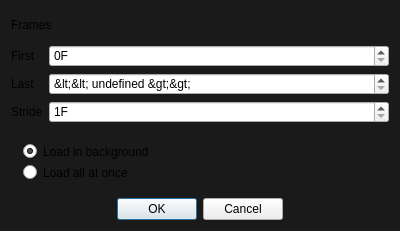
<?xml version="1.0" encoding="UTF-8"?>
<ui version="4.0">
 <class>ImportDialog</class>
 <widget class="QDialog" name="ImportDialog">
  <property name="geometry">
   <rect>
    <x>0</x>
    <y>0</y>
    <width>400</width>
    <height>231</height>
   </rect>
  </property>
  <property name="styleSheet">
   <string notr="true">QDialog {
	background: #1a1a1a;
	color: lightgrey;
}

QDialogButtonBox {
	dialogbuttonbox-buttons-have-icons: 0;
}
</string>
  </property>
  <layout class="QVBoxLayout" name="verticalLayout">
   <item>
    <widget class="QLabel" name="label">
     <property name="text">
      <string>Frames</string>
     </property>
     <property name="class" stdset="0">
      <string>section</string>
     </property>
    </widget>
   </item>
   <item>
    <layout class="QFormLayout" name="formLayout">
     <property name="labelAlignment">
      <set>Qt::AlignLeading|Qt::AlignLeft|Qt::AlignVCenter</set>
     </property>
     <property name="formAlignment">
      <set>Qt::AlignLeading|Qt::AlignLeft|Qt::AlignTop</set>
     </property>
     <property name="horizontalSpacing">
      <number>6</number>
     </property>
     <property name="verticalSpacing">
      <number>6</number>
     </property>
     <item row="0" column="0">
      <widget class="Label" name="label_2">
       <property name="text">
        <string>First</string>
       </property>
       <property name="class" stdset="0">
        <string>item</string>
       </property>
      </widget>
     </item>
     <item row="1" column="0">
      <widget class="Label" name="label_3">
       <property name="text">
        <string>Last</string>
       </property>
       <property name="class" stdset="0">
        <string>item</string>
       </property>
      </widget>
     </item>
     <item row="2" column="0">
      <widget class="Label" name="label_4">
       <property name="text">
        <string>Stride</string>
       </property>
       <property name="class" stdset="0">
        <string>item</string>
       </property>
      </widget>
     </item>
     <item row="0" column="1">
      <widget class="SpinBox" name="spinBox">
       <property name="suffix">
        <string>F</string>
       </property>
       <property name="minimum">
        <number>0</number>
       </property>
       <property name="maximum">
        <number>2147483647</number>
       </property>
      </widget>
     </item>
     <item row="1" column="1">
      <widget class="SpinBox" name="spinBox_2">
       <property name="specialValueText">
        <string>&lt;&lt; undefined &gt;&gt;</string>
       </property>
       <property name="suffix">
        <string>F</string>
       </property>
       <property name="minimum">
        <number>-1</number>
       </property>
       <property name="maximum">
        <number>2147483647</number>
       </property>
       <property name="value">
        <number>-1</number>
       </property>
      </widget>
     </item>
     <item row="2" column="1">
      <widget class="SpinBox" name="spinBox_3">
       <property name="suffix">
        <string>F</string>
       </property>
       <property name="minimum">
        <number>1</number>
       </property>
       <property name="maximum">
        <number>2147483647</number>
       </property>
      </widget>
     </item>
    </layout>
   </item>
   <item>
    <widget class="QGroupBox" name="groupBox">
     <property name="styleSheet">
      <string notr="true">border: none;</string>
     </property>
     <layout class="QVBoxLayout" name="verticalLayout_2">
      <item>
       <widget class="QRadioButton" name="radioButton">
        <property name="text">
         <string>Load in background</string>
        </property>
        <property name="checked">
         <bool>true</bool>
        </property>
       </widget>
      </item>
      <item>
       <widget class="QRadioButton" name="radioButton_2">
        <property name="text">
         <string>Load all at once</string>
        </property>
       </widget>
      </item>
     </layout>
    </widget>
   </item>
   <item>
    <widget class="QDialogButtonBox" name="buttonBox">
     <property name="orientation">
      <enum>Qt::Horizontal</enum>
     </property>
     <property name="standardButtons">
      <set>QDialogButtonBox::Cancel|QDialogButtonBox::Ok</set>
     </property>
     <property name="centerButtons">
      <bool>true</bool>
     </property>
    </widget>
   </item>
  </layout>
 </widget>
 <customwidgets>
  <customwidget>
   <class>Label</class>
   <extends>QLabel</extends>
   <header>label.h</header>
  </customwidget>
  <customwidget>
   <class>SpinBox</class>
   <extends>QSpinBox</extends>
   <header>spinbox.h</header>
  </customwidget>
 </customwidgets>
 <resources/>
 <connections>
  <connection>
   <sender>buttonBox</sender>
   <signal>accepted()</signal>
   <receiver>ImportDialog</receiver>
   <slot>accept()</slot>
   <hints>
    <hint type="sourcelabel">
     <x>248</x>
     <y>254</y>
    </hint>
    <hint type="destinationlabel">
     <x>157</x>
     <y>274</y>
    </hint>
   </hints>
  </connection>
  <connection>
   <sender>buttonBox</sender>
   <signal>rejected()</signal>
   <receiver>ImportDialog</receiver>
   <slot>reject()</slot>
   <hints>
    <hint type="sourcelabel">
     <x>316</x>
     <y>260</y>
    </hint>
    <hint type="destinationlabel">
     <x>286</x>
     <y>274</y>
    </hint>
   </hints>
  </connection>
 </connections>
</ui>
